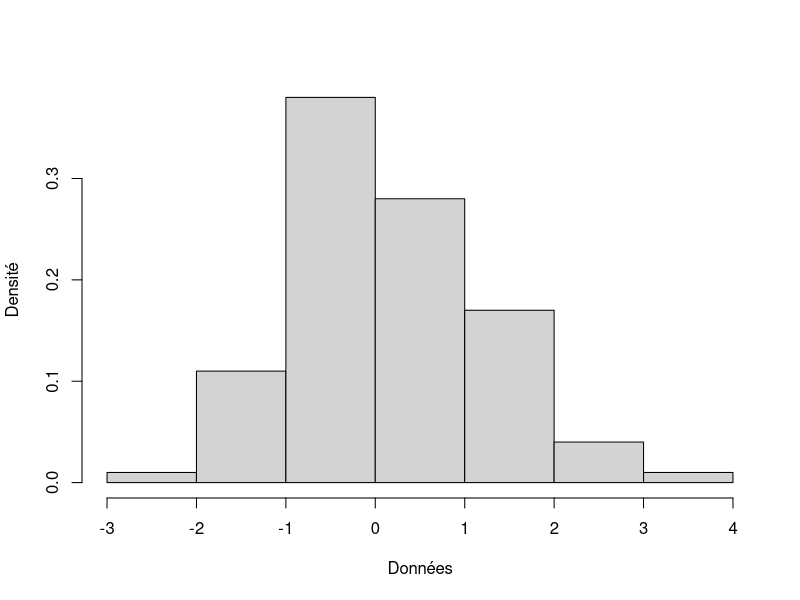
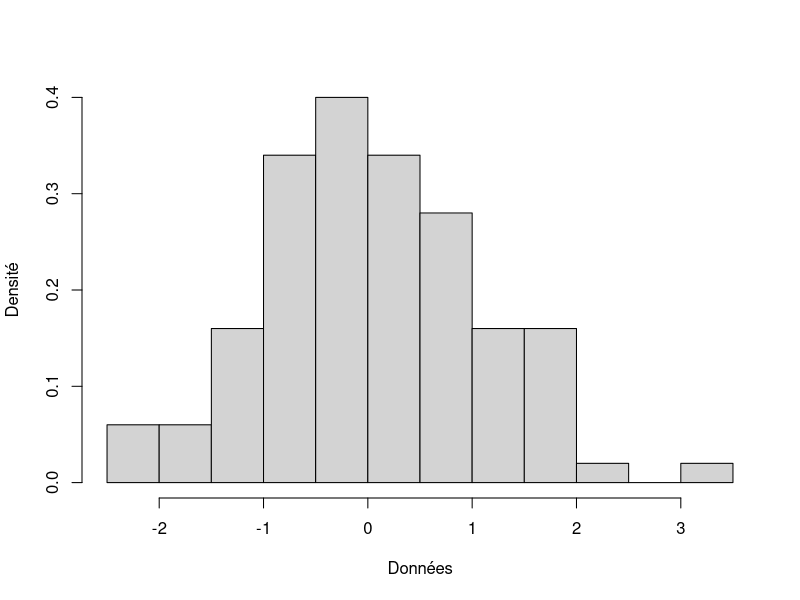

The R script that drew these images, in order:
## ---- chunk 1
salaire<-c(2500,1570,3027,NA)
age<-c(40,25,30,50)
ville<-c("Lille",NA,"Lyon",NA)
fakedata<-data.frame(salaire,age,ville)
colnames(fakedata)<-c("Salaire","Age","Ville")
rownames(fakedata)<-c("A","B","C","D")
str(fakedata)
## ---- chunk 2
fakedata
summary(fakedata)
## ---- chunk 3
localiseNA<-is.na(fakedata);localiseNA
## ---- chunk 4
NAind<-apply(localiseNA,1,sum);NAind
## ---- chunk 5
NAvar<-apply(localiseNA,2,sum);NAvar
## ---- chunk 6
which(NAind>=1)
## ---- chunk 7
names(which(NAind>=1))
## ---- chunk 8
names(which(NAvar>=1))
## ---- chunk 9
newfakedata<-na.omit(fakedata);newfakedata
## ---- chunk 10
data<-rnorm(100,0,1)
hist(data,freq=F,xlab="Données",ylab="Densité",main="")
## ---- chunk 11
data<-rnorm(100,0,1)
hist(data,freq=F,xlab="Données",ylab="Densité",main="")
